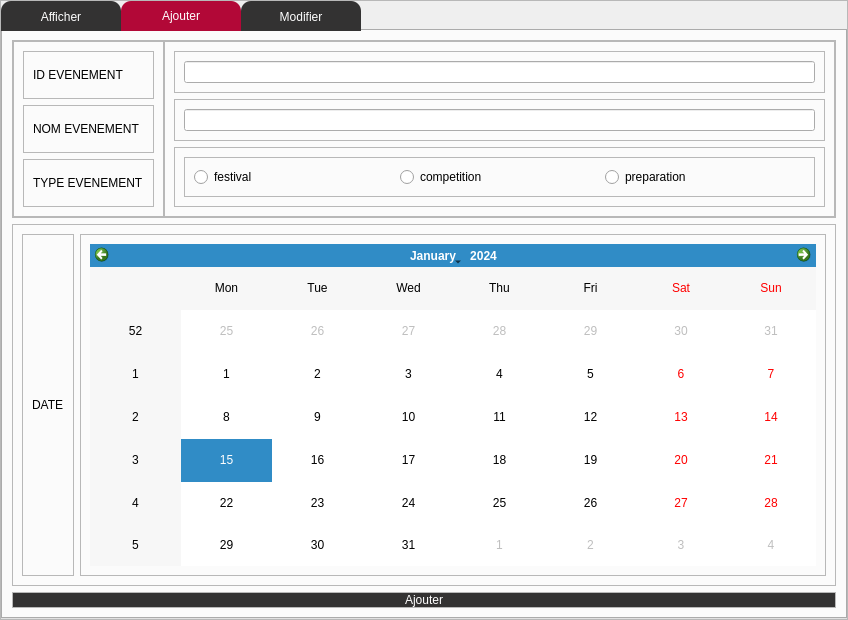
<?xml version="1.0" encoding="UTF-8"?>
<ui version="4.0">
 <class>EvenmentPage</class>
 <widget class="QWidget" name="EvenmentPage">
  <property name="geometry">
   <rect>
    <x>0</x>
    <y>0</y>
    <width>848</width>
    <height>620</height>
   </rect>
  </property>
  <property name="windowTitle">
   <string>Form</string>
  </property>
  <layout class="QHBoxLayout" name="horizontalLayout">
   <property name="spacing">
    <number>0</number>
   </property>
   <property name="leftMargin">
    <number>0</number>
   </property>
   <property name="topMargin">
    <number>0</number>
   </property>
   <property name="rightMargin">
    <number>0</number>
   </property>
   <property name="bottomMargin">
    <number>0</number>
   </property>
   <item>
    <widget class="QFrame" name="frame">
     <property name="frameShape">
      <enum>QFrame::StyledPanel</enum>
     </property>
     <property name="frameShadow">
      <enum>QFrame::Raised</enum>
     </property>
     <layout class="QHBoxLayout" name="horizontalLayout_2">
      <property name="spacing">
       <number>0</number>
      </property>
      <property name="leftMargin">
       <number>0</number>
      </property>
      <property name="topMargin">
       <number>0</number>
      </property>
      <property name="rightMargin">
       <number>0</number>
      </property>
      <property name="bottomMargin">
       <number>0</number>
      </property>
      <item>
       <widget class="QTabWidget" name="tabWidget">
        <property name="styleSheet">
         <string notr="true">QTabBar::tab{
    color:white;
	font: 75 10pt &quot;Source Code Pro&quot;;
	font: 87 8pt &quot;Nexa Rust Sans Black 01&quot;;
    background-color:rgb(39, 39,39);
background:  rgb(51, 50, 50);
border-top-left-radius:10px;
border-top-right-radius:10px;
min-width:120px;
height:30px;

}
QTabBar::tab::hover
{
color:white;


background:#b20837;
border-top-left-radius:10px;
border-top-right-radius:10px;
}

QTabBar::tab:selected
{
color:white;

background:#b20837;
border-top-left-radius:10px;
border-top-right-radius:10px;
}
</string>
        </property>
        <property name="currentIndex">
         <number>1</number>
        </property>
        <widget class="QWidget" name="tab">
         <attribute name="title">
          <string>Afficher</string>
         </attribute>
         <layout class="QVBoxLayout" name="verticalLayout_16">
          <item>
           <widget class="QFrame" name="frame_22">
            <property name="frameShape">
             <enum>QFrame::StyledPanel</enum>
            </property>
            <property name="frameShadow">
             <enum>QFrame::Raised</enum>
            </property>
            <layout class="QHBoxLayout" name="horizontalLayout_8">
             <item>
              <widget class="QFrame" name="frame_29">
               <property name="frameShape">
                <enum>QFrame::StyledPanel</enum>
               </property>
               <property name="frameShadow">
                <enum>QFrame::Raised</enum>
               </property>
               <layout class="QVBoxLayout" name="verticalLayout_21">
                <item>
                 <widget class="QLineEdit" name="rech_zon">
                  <property name="text">
                   <string>Search</string>
                  </property>
                 </widget>
                </item>
               </layout>
              </widget>
             </item>
             <item>
              <widget class="QFrame" name="frame_30">
               <property name="frameShape">
                <enum>QFrame::StyledPanel</enum>
               </property>
               <property name="frameShadow">
                <enum>QFrame::Raised</enum>
               </property>
               <layout class="QVBoxLayout" name="verticalLayout_20">
                <item>
                 <widget class="QPushButton" name="rech_e">
                  <property name="styleSheet">
                   <string notr="true">QPushButton{
    color:white;
	font: 75 10pt &quot;Source Code Pro&quot;;
	font: 87 8pt &quot;Nexa Rust Sans Black 01&quot;;
    background-color: rgb(51, 50, 50);
background:  rgb(51, 50, 50);
border-radius:10px;
}
QPushButton:hover
{
color:white;

background:#b20837;
border-radius:10px;
}</string>
                  </property>
                  <property name="text">
                   <string/>
                  </property>
                  <property name="icon">
                   <iconset>
                    <normaloff>../icons/search.svg</normaloff>../icons/search.svg</iconset>
                  </property>
                 </widget>
                </item>
               </layout>
              </widget>
             </item>
             <item>
              <widget class="QFrame" name="frame_32">
               <property name="frameShape">
                <enum>QFrame::StyledPanel</enum>
               </property>
               <property name="frameShadow">
                <enum>QFrame::Raised</enum>
               </property>
               <layout class="QVBoxLayout" name="verticalLayout_22">
                <item>
                 <widget class="QComboBox" name="comboBoxrech"/>
                </item>
               </layout>
              </widget>
             </item>
             <item>
              <widget class="QPushButton" name="pushButton_3">
               <property name="styleSheet">
                <string notr="true">QPushButton{
    color:white;
	font: 75 10pt &quot;Source Code Pro&quot;;
	font: 87 8pt &quot;Nexa Rust Sans Black 01&quot;;
    background-color: rgb(51, 50, 50);
background:  rgb(51, 50, 50);
border-radius:10px;
}
QPushButton:hover
{
color:white;

background:#b20837;
border-radius:10px;
}</string>
               </property>
               <property name="text">
                <string>Traduction FR</string>
               </property>
              </widget>
             </item>
             <item>
              <widget class="QPushButton" name="pushButton_2">
               <property name="styleSheet">
                <string notr="true">QPushButton{
    color:white;
	font: 75 10pt &quot;Source Code Pro&quot;;
	font: 87 8pt &quot;Nexa Rust Sans Black 01&quot;;
    background-color: rgb(51, 50, 50);
background:  rgb(51, 50, 50);
border-radius:10px;
}
QPushButton:hover
{
color:white;

background:#b20837;
border-radius:10px;
}</string>
               </property>
               <property name="text">
                <string>Traduction EN</string>
               </property>
              </widget>
             </item>
            </layout>
           </widget>
          </item>
          <item>
           <widget class="QFrame" name="frame_23">
            <property name="frameShape">
             <enum>QFrame::StyledPanel</enum>
            </property>
            <property name="frameShadow">
             <enum>QFrame::Raised</enum>
            </property>
            <layout class="QHBoxLayout" name="horizontalLayout_9">
             <item>
              <widget class="QFrame" name="frame_31">
               <property name="frameShape">
                <enum>QFrame::StyledPanel</enum>
               </property>
               <property name="frameShadow">
                <enum>QFrame::Raised</enum>
               </property>
               <layout class="QVBoxLayout" name="verticalLayout_23">
                <item>
                 <widget class="QPushButton" name="tri_E">
                  <property name="styleSheet">
                   <string notr="true">QPushButton{
    color:white;
	font: 75 10pt &quot;Source Code Pro&quot;;
	font: 87 8pt &quot;Nexa Rust Sans Black 01&quot;;
    background-color: rgb(51, 50, 50);
background:  rgb(51, 50, 50);
border-radius:10px;
}
QPushButton:hover
{
color:white;

background:#b20837;
border-radius:10px;
}</string>
                  </property>
                  <property name="text">
                   <string>Tri</string>
                  </property>
                 </widget>
                </item>
               </layout>
              </widget>
             </item>
             <item>
              <widget class="QFrame" name="frame_34">
               <property name="frameShape">
                <enum>QFrame::StyledPanel</enum>
               </property>
               <property name="frameShadow">
                <enum>QFrame::Raised</enum>
               </property>
               <layout class="QHBoxLayout" name="horizontalLayout_14">
                <item>
                 <widget class="QRadioButton" name="radioButton_4">
                  <property name="text">
                   <string>DATe</string>
                  </property>
                 </widget>
                </item>
                <item>
                 <widget class="QRadioButton" name="radioButton_6">
                  <property name="text">
                   <string>ID</string>
                  </property>
                 </widget>
                </item>
                <item>
                 <widget class="QRadioButton" name="radioButton_5">
                  <property name="text">
                   <string>Type</string>
                  </property>
                 </widget>
                </item>
                <item>
                 <widget class="QComboBox" name="comboBox_type"/>
                </item>
               </layout>
              </widget>
             </item>
            </layout>
           </widget>
          </item>
          <item>
           <widget class="QFrame" name="frame_24">
            <property name="frameShape">
             <enum>QFrame::StyledPanel</enum>
            </property>
            <property name="frameShadow">
             <enum>QFrame::Raised</enum>
            </property>
            <layout class="QVBoxLayout" name="verticalLayout_27">
             <item>
              <widget class="QTableView" name="tableView_E"/>
             </item>
            </layout>
           </widget>
          </item>
          <item>
           <widget class="QFrame" name="frame_25">
            <property name="frameShape">
             <enum>QFrame::StyledPanel</enum>
            </property>
            <property name="frameShadow">
             <enum>QFrame::Raised</enum>
            </property>
            <layout class="QHBoxLayout" name="horizontalLayout_7">
             <item>
              <widget class="QFrame" name="frame_26">
               <property name="frameShape">
                <enum>QFrame::StyledPanel</enum>
               </property>
               <property name="frameShadow">
                <enum>QFrame::Raised</enum>
               </property>
               <layout class="QVBoxLayout" name="verticalLayout_19">
                <item>
                 <widget class="QLineEdit" name="supp"/>
                </item>
               </layout>
              </widget>
             </item>
             <item>
              <widget class="QFrame" name="frame_27">
               <property name="frameShape">
                <enum>QFrame::StyledPanel</enum>
               </property>
               <property name="frameShadow">
                <enum>QFrame::Raised</enum>
               </property>
               <layout class="QVBoxLayout" name="verticalLayout_18">
                <item>
                 <widget class="QPushButton" name="supp_E">
                  <property name="styleSheet">
                   <string notr="true">QPushButton{
    color:white;
	font: 75 10pt &quot;Source Code Pro&quot;;
	font: 87 8pt &quot;Nexa Rust Sans Black 01&quot;;
    background-color: rgb(51, 50, 50);
background:  rgb(51, 50, 50);
border-radius:10px;
}
QPushButton:hover
{
color:white;

background:#b20837;
border-radius:10px;
}</string>
                  </property>
                  <property name="text">
                   <string>Supprimer</string>
                  </property>
                 </widget>
                </item>
               </layout>
              </widget>
             </item>
             <item>
              <widget class="QPushButton" name="pushButton">
               <property name="styleSheet">
                <string notr="true">QPushButton{
    color:white;
	font: 75 10pt &quot;Source Code Pro&quot;;
	font: 87 8pt &quot;Nexa Rust Sans Black 01&quot;;
    background-color: rgb(51, 50, 50);
background:  rgb(51, 50, 50);
border-radius:10px;
}
QPushButton:hover
{
color:white;

background:#b20837;
border-radius:10px;
}</string>
               </property>
               <property name="text">
                <string>Convert PDF</string>
               </property>
              </widget>
             </item>
             <item>
              <widget class="QFrame" name="frame_28">
               <property name="frameShape">
                <enum>QFrame::StyledPanel</enum>
               </property>
               <property name="frameShadow">
                <enum>QFrame::Raised</enum>
               </property>
               <layout class="QVBoxLayout" name="verticalLayout_17">
                <item>
                 <widget class="QPushButton" name="Actualiser_E">
                  <property name="styleSheet">
                   <string notr="true">QPushButton{
    color:white;
	font: 75 10pt &quot;Source Code Pro&quot;;
	font: 87 8pt &quot;Nexa Rust Sans Black 01&quot;;
    background-color: rgb(51, 50, 50);
background:  rgb(51, 50, 50);
border-radius:10px;
}
QPushButton:hover
{
color:white;

background:#b20837;
border-radius:10px;
}</string>
                  </property>
                  <property name="text">
                   <string>Actualiser</string>
                  </property>
                 </widget>
                </item>
               </layout>
              </widget>
             </item>
            </layout>
           </widget>
          </item>
         </layout>
        </widget>
        <widget class="QWidget" name="tab_2">
         <attribute name="title">
          <string>Ajouter</string>
         </attribute>
         <layout class="QVBoxLayout" name="verticalLayout_2">
          <item>
           <widget class="QFrame" name="frame_6">
            <property name="frameShape">
             <enum>QFrame::StyledPanel</enum>
            </property>
            <property name="frameShadow">
             <enum>QFrame::Raised</enum>
            </property>
            <layout class="QHBoxLayout" name="horizontalLayout_4">
             <property name="spacing">
              <number>0</number>
             </property>
             <property name="leftMargin">
              <number>0</number>
             </property>
             <property name="topMargin">
              <number>0</number>
             </property>
             <property name="rightMargin">
              <number>0</number>
             </property>
             <property name="bottomMargin">
              <number>0</number>
             </property>
             <item>
              <widget class="QFrame" name="frame_8">
               <property name="frameShape">
                <enum>QFrame::StyledPanel</enum>
               </property>
               <property name="frameShadow">
                <enum>QFrame::Raised</enum>
               </property>
               <layout class="QVBoxLayout" name="verticalLayout_3">
                <item>
                 <widget class="QFrame" name="frame_10">
                  <property name="frameShape">
                   <enum>QFrame::StyledPanel</enum>
                  </property>
                  <property name="frameShadow">
                   <enum>QFrame::Raised</enum>
                  </property>
                  <layout class="QVBoxLayout" name="verticalLayout_9">
                   <item>
                    <widget class="QLabel" name="label">
                     <property name="text">
                      <string>ID EVENEMENT</string>
                     </property>
                    </widget>
                   </item>
                  </layout>
                 </widget>
                </item>
                <item>
                 <widget class="QFrame" name="frame_11">
                  <property name="frameShape">
                   <enum>QFrame::StyledPanel</enum>
                  </property>
                  <property name="frameShadow">
                   <enum>QFrame::Raised</enum>
                  </property>
                  <layout class="QVBoxLayout" name="verticalLayout_8">
                   <item>
                    <widget class="QLabel" name="label_2">
                     <property name="text">
                      <string>NOM EVENEMENT</string>
                     </property>
                    </widget>
                   </item>
                  </layout>
                 </widget>
                </item>
                <item>
                 <widget class="QFrame" name="frame_12">
                  <property name="frameShape">
                   <enum>QFrame::StyledPanel</enum>
                  </property>
                  <property name="frameShadow">
                   <enum>QFrame::Raised</enum>
                  </property>
                  <layout class="QVBoxLayout" name="verticalLayout_7">
                   <item>
                    <widget class="QLabel" name="label_3">
                     <property name="text">
                      <string>TYPE EVENEMENT</string>
                     </property>
                    </widget>
                   </item>
                  </layout>
                 </widget>
                </item>
               </layout>
              </widget>
             </item>
             <item>
              <widget class="QFrame" name="frame_9">
               <property name="frameShape">
                <enum>QFrame::StyledPanel</enum>
               </property>
               <property name="frameShadow">
                <enum>QFrame::Raised</enum>
               </property>
               <layout class="QVBoxLayout" name="verticalLayout_5">
                <item>
                 <widget class="QFrame" name="frame_14">
                  <property name="frameShape">
                   <enum>QFrame::StyledPanel</enum>
                  </property>
                  <property name="frameShadow">
                   <enum>QFrame::Raised</enum>
                  </property>
                  <layout class="QVBoxLayout" name="verticalLayout_10">
                   <item>
                    <widget class="QLineEdit" name="id_e"/>
                   </item>
                  </layout>
                 </widget>
                </item>
                <item>
                 <widget class="QFrame" name="frame_15">
                  <property name="frameShape">
                   <enum>QFrame::StyledPanel</enum>
                  </property>
                  <property name="frameShadow">
                   <enum>QFrame::Raised</enum>
                  </property>
                  <layout class="QVBoxLayout" name="verticalLayout_11">
                   <item>
                    <widget class="QLineEdit" name="nom_e"/>
                   </item>
                  </layout>
                 </widget>
                </item>
                <item>
                 <widget class="QFrame" name="frame_16">
                  <property name="frameShape">
                   <enum>QFrame::StyledPanel</enum>
                  </property>
                  <property name="frameShadow">
                   <enum>QFrame::Raised</enum>
                  </property>
                  <layout class="QHBoxLayout" name="horizontalLayout_5">
                   <item>
                    <widget class="QFrame" name="frame_18">
                     <property name="frameShape">
                      <enum>QFrame::StyledPanel</enum>
                     </property>
                     <property name="frameShadow">
                      <enum>QFrame::Raised</enum>
                     </property>
                     <layout class="QHBoxLayout" name="horizontalLayout_12">
                      <item>
                       <widget class="QRadioButton" name="radioButton">
                        <property name="text">
                         <string>festival</string>
                        </property>
                       </widget>
                      </item>
                      <item>
                       <widget class="QRadioButton" name="radioButton_2">
                        <property name="text">
                         <string>competition</string>
                        </property>
                       </widget>
                      </item>
                      <item>
                       <widget class="QRadioButton" name="radioButton_3">
                        <property name="text">
                         <string>preparation</string>
                        </property>
                       </widget>
                      </item>
                     </layout>
                    </widget>
                   </item>
                  </layout>
                 </widget>
                </item>
               </layout>
              </widget>
             </item>
            </layout>
           </widget>
          </item>
          <item>
           <widget class="QFrame" name="frame_13">
            <property name="frameShape">
             <enum>QFrame::StyledPanel</enum>
            </property>
            <property name="frameShadow">
             <enum>QFrame::Raised</enum>
            </property>
            <layout class="QHBoxLayout" name="horizontalLayout_6">
             <item>
              <widget class="QFrame" name="frame_17">
               <property name="frameShape">
                <enum>QFrame::StyledPanel</enum>
               </property>
               <property name="frameShadow">
                <enum>QFrame::Raised</enum>
               </property>
               <layout class="QVBoxLayout" name="verticalLayout_6">
                <item>
                 <widget class="QLabel" name="label_4">
                  <property name="text">
                   <string>DATE</string>
                  </property>
                 </widget>
                </item>
               </layout>
              </widget>
             </item>
             <item>
              <widget class="QFrame" name="frame_21">
               <property name="frameShape">
                <enum>QFrame::StyledPanel</enum>
               </property>
               <property name="frameShadow">
                <enum>QFrame::Raised</enum>
               </property>
               <layout class="QVBoxLayout" name="verticalLayout_15">
                <item>
                 <widget class="QCalendarWidget" name="calendarWidget_e"/>
                </item>
               </layout>
              </widget>
             </item>
            </layout>
           </widget>
          </item>
          <item alignment="Qt::AlignBottom">
           <widget class="QFrame" name="frame_7">
            <property name="frameShape">
             <enum>QFrame::StyledPanel</enum>
            </property>
            <property name="frameShadow">
             <enum>QFrame::Raised</enum>
            </property>
            <layout class="QVBoxLayout" name="verticalLayout_4">
             <property name="spacing">
              <number>0</number>
             </property>
             <property name="leftMargin">
              <number>0</number>
             </property>
             <property name="topMargin">
              <number>0</number>
             </property>
             <property name="rightMargin">
              <number>0</number>
             </property>
             <property name="bottomMargin">
              <number>0</number>
             </property>
             <item>
              <widget class="QPushButton" name="ajout_E">
               <property name="styleSheet">
                <string notr="true">QPushButton{
    color:white;
	font: 75 10pt &quot;Source Code Pro&quot;;
	font: 87 8pt &quot;Nexa Rust Sans Black 01&quot;;
    background-color: rgb(51, 50, 50);
background:  rgb(51, 50, 50);
border-radius:10px;
}
QPushButton:hover
{
color:white;

background:#b20837;
border-radius:10px;
}</string>
               </property>
               <property name="text">
                <string>Ajouter</string>
               </property>
              </widget>
             </item>
            </layout>
           </widget>
          </item>
         </layout>
        </widget>
        <widget class="QWidget" name="tab_3">
         <attribute name="title">
          <string>Modifier</string>
         </attribute>
         <layout class="QVBoxLayout" name="verticalLayout">
          <item>
           <widget class="QFrame" name="frame_3">
            <property name="frameShape">
             <enum>QFrame::StyledPanel</enum>
            </property>
            <property name="frameShadow">
             <enum>QFrame::Raised</enum>
            </property>
            <layout class="QHBoxLayout" name="horizontalLayout_3">
             <item>
              <widget class="QFrame" name="frame_4">
               <property name="frameShape">
                <enum>QFrame::StyledPanel</enum>
               </property>
               <property name="frameShadow">
                <enum>QFrame::Raised</enum>
               </property>
               <layout class="QVBoxLayout" name="verticalLayout_29">
                <item>
                 <widget class="QFrame" name="frame_37">
                  <property name="frameShape">
                   <enum>QFrame::StyledPanel</enum>
                  </property>
                  <property name="frameShadow">
                   <enum>QFrame::Raised</enum>
                  </property>
                  <layout class="QVBoxLayout" name="verticalLayout_33">
                   <item>
                    <widget class="QLabel" name="label_5">
                     <property name="text">
                      <string>ID Evenement</string>
                     </property>
                    </widget>
                   </item>
                  </layout>
                 </widget>
                </item>
                <item>
                 <widget class="QFrame" name="frame_38">
                  <property name="frameShape">
                   <enum>QFrame::StyledPanel</enum>
                  </property>
                  <property name="frameShadow">
                   <enum>QFrame::Raised</enum>
                  </property>
                  <layout class="QVBoxLayout" name="verticalLayout_32">
                   <item>
                    <widget class="QLabel" name="label_6">
                     <property name="text">
                      <string>Nom Evenement</string>
                     </property>
                    </widget>
                   </item>
                  </layout>
                 </widget>
                </item>
                <item>
                 <widget class="QFrame" name="frame_39">
                  <property name="frameShape">
                   <enum>QFrame::StyledPanel</enum>
                  </property>
                  <property name="frameShadow">
                   <enum>QFrame::Raised</enum>
                  </property>
                  <layout class="QVBoxLayout" name="verticalLayout_31">
                   <item>
                    <widget class="QLabel" name="label_7">
                     <property name="text">
                      <string>Type Evenement</string>
                     </property>
                    </widget>
                   </item>
                  </layout>
                 </widget>
                </item>
               </layout>
              </widget>
             </item>
             <item>
              <widget class="QFrame" name="frame_5">
               <property name="frameShape">
                <enum>QFrame::StyledPanel</enum>
               </property>
               <property name="frameShadow">
                <enum>QFrame::Raised</enum>
               </property>
               <layout class="QVBoxLayout" name="verticalLayout_30">
                <item>
                 <widget class="QFrame" name="frame_40">
                  <property name="frameShape">
                   <enum>QFrame::StyledPanel</enum>
                  </property>
                  <property name="frameShadow">
                   <enum>QFrame::Raised</enum>
                  </property>
                  <layout class="QVBoxLayout" name="verticalLayout_34">
                   <item>
                    <widget class="QLineEdit" name="id_ev"/>
                   </item>
                  </layout>
                 </widget>
                </item>
                <item>
                 <widget class="QFrame" name="frame_41">
                  <property name="frameShape">
                   <enum>QFrame::StyledPanel</enum>
                  </property>
                  <property name="frameShadow">
                   <enum>QFrame::Raised</enum>
                  </property>
                  <layout class="QVBoxLayout" name="verticalLayout_35">
                   <item>
                    <widget class="QLineEdit" name="nom_ev"/>
                   </item>
                  </layout>
                 </widget>
                </item>
                <item>
                 <widget class="QFrame" name="frame_42">
                  <property name="frameShape">
                   <enum>QFrame::StyledPanel</enum>
                  </property>
                  <property name="frameShadow">
                   <enum>QFrame::Raised</enum>
                  </property>
                  <layout class="QHBoxLayout" name="horizontalLayout_10">
                   <item>
                    <widget class="QFrame" name="frame_43">
                     <property name="frameShape">
                      <enum>QFrame::StyledPanel</enum>
                     </property>
                     <property name="frameShadow">
                      <enum>QFrame::Raised</enum>
                     </property>
                     <layout class="QHBoxLayout" name="horizontalLayout_13">
                      <item>
                       <widget class="QRadioButton" name="festival">
                        <property name="text">
                         <string>festival</string>
                        </property>
                       </widget>
                      </item>
                      <item>
                       <widget class="QRadioButton" name="competition">
                        <property name="text">
                         <string>competition</string>
                        </property>
                       </widget>
                      </item>
                      <item>
                       <widget class="QRadioButton" name="preparation">
                        <property name="text">
                         <string>preparation</string>
                        </property>
                       </widget>
                      </item>
                     </layout>
                    </widget>
                   </item>
                  </layout>
                 </widget>
                </item>
               </layout>
              </widget>
             </item>
            </layout>
           </widget>
          </item>
          <item>
           <widget class="QFrame" name="frame_2">
            <property name="frameShape">
             <enum>QFrame::StyledPanel</enum>
            </property>
            <property name="frameShadow">
             <enum>QFrame::Raised</enum>
            </property>
            <layout class="QHBoxLayout" name="horizontalLayout_11">
             <item>
              <widget class="QFrame" name="frame_46">
               <property name="frameShape">
                <enum>QFrame::StyledPanel</enum>
               </property>
               <property name="frameShadow">
                <enum>QFrame::Raised</enum>
               </property>
               <layout class="QVBoxLayout" name="verticalLayout_39">
                <item>
                 <widget class="QLabel" name="label_8">
                  <property name="text">
                   <string>DATE</string>
                  </property>
                 </widget>
                </item>
               </layout>
              </widget>
             </item>
             <item>
              <widget class="QFrame" name="frame_47">
               <property name="frameShape">
                <enum>QFrame::StyledPanel</enum>
               </property>
               <property name="frameShadow">
                <enum>QFrame::Raised</enum>
               </property>
               <layout class="QVBoxLayout" name="verticalLayout_40">
                <item>
                 <widget class="QCalendarWidget" name="calendarWidget_ev"/>
                </item>
               </layout>
              </widget>
             </item>
            </layout>
           </widget>
          </item>
          <item alignment="Qt::AlignBottom">
           <widget class="QFrame" name="frame_36">
            <property name="frameShape">
             <enum>QFrame::StyledPanel</enum>
            </property>
            <property name="frameShadow">
             <enum>QFrame::Raised</enum>
            </property>
            <layout class="QVBoxLayout" name="verticalLayout_28">
             <item>
              <widget class="QPushButton" name="Modif">
               <property name="styleSheet">
                <string notr="true">QPushButton{
    color:white;
	font: 75 10pt &quot;Source Code Pro&quot;;
	font: 87 8pt &quot;Nexa Rust Sans Black 01&quot;;
    background-color: rgb(51, 50, 50);
background:  rgb(51, 50, 50);
border-radius:10px;
}
QPushButton:hover
{
color:white;

background:#b20837;
border-radius:10px;
}</string>
               </property>
               <property name="text">
                <string>Modifier</string>
               </property>
              </widget>
             </item>
            </layout>
           </widget>
          </item>
         </layout>
        </widget>
       </widget>
      </item>
     </layout>
    </widget>
   </item>
  </layout>
 </widget>
 <resources/>
 <connections/>
</ui>
